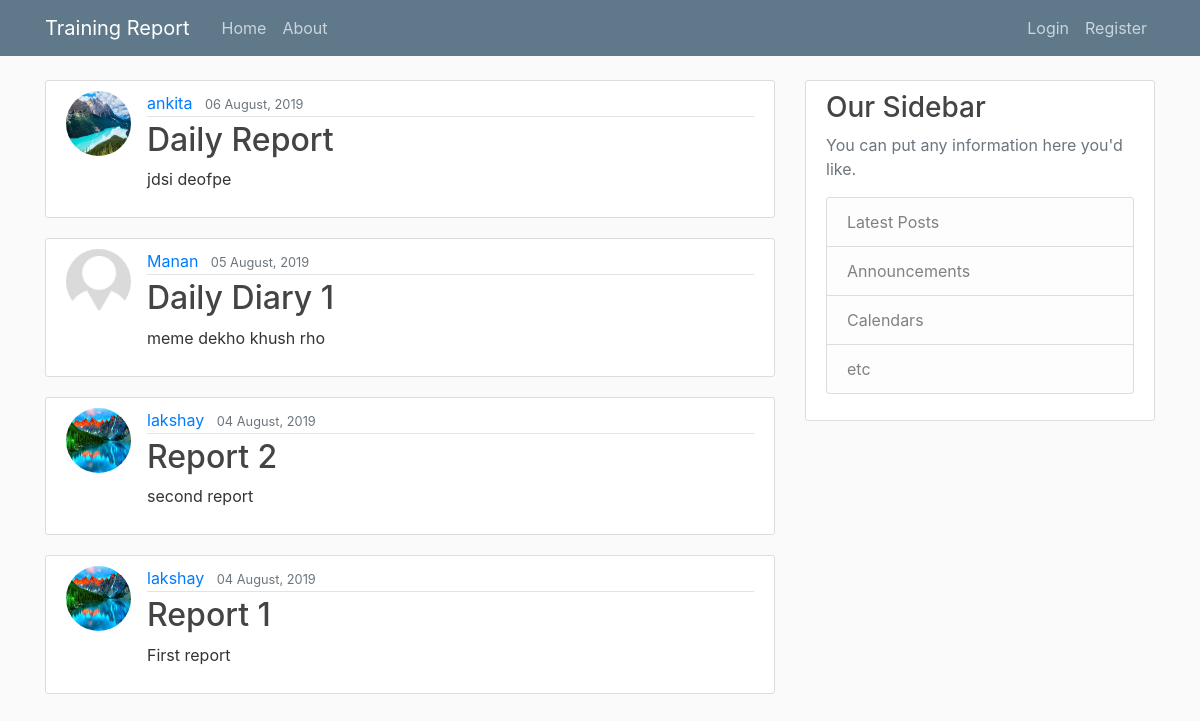
The page / on the database its author committed.
### report/models.py (models this page shows, shortened)
class Post(models.Model):
    title = models.CharField(max_length = 100)
    content = models.TextField()
    date_posted = models.DateTimeField(default = timezone.now)
    author = models.ForeignKey(User, on_delete = models.CASCADE)

### users/models.py (models this page shows, shortened)
class Profile(models.Model):
    user = models.OneToOneField(User, on_delete=models.CASCADE)
    image = models.ImageField(default='default.jpg', upload_to='profile_pics')

### report/views.py (the view)
# urls.py: path('', PostListView.as_view(), name = 'Report-Home'),
class PostListView(ListView):
    model = Post
    template_name = 'report/home.html'
    context_object_name = 'posts'
    ordering = ['-date_posted']
    paginate_by = 10

### report/templates/report/home.html (shortened to what this page needs)
{% extends "report/base.html" %}
{% block content %}
  {% for post in posts %}
      <article class="media content-section">
        <img class="rounded-circle article-img" src="{{ post.author.profile.image.url }}">
      <div class="media-body">
       <div class="article-metadata">
         <a class="mr-2" href="{%url 'User-posts' post.author.username %}">{{ post.author }}</a>
         <small class="text-muted">{{ post.date_posted|date:"d F, Y" }}</small>
       </div>
       <h2><a class="article-title" href="{% url 'Post-detail' post.id %}">{{ post.title }}</a></h2>
       <p class="article-content">{{ post.content }}</p>
      </div>
      </article>
  {% endfor %}
{% endblock content %}

### report/templates/report/base.html (shortened to what this page needs)
{% load static %}
<!DOCTYPE html>
<html lang="en" dir="ltr">
<head>
    <link rel="stylesheet" href="https://maxcdn.bootstrapcdn.com/bootstrap/4.0.0/css/bootstrap.min.css">
  <link rel="stylesheet" type="text/css" href="{% static 'report/main.css' %}">
</head>
  <body>
    <header class="site-header">
      <nav class="navbar navbar-expand-md navbar-dark bg-steel fixed-top">
        <div class="container">
          <a class="navbar-brand mr-4" href="/">Training Report</a>
          <div class="collapse navbar-collapse" id="navbarToggle">
            <div class="navbar-nav mr-auto">
              <a class="nav-item nav-link" href="{% url 'Report-Home' %}">Home</a>
              <a class="nav-item nav-link" href="{% url 'Report-About' %}">About</a>
            </div>
            <div class="navbar-nav">
              {% if user.is_authenticated %}
                <a class="nav-item nav-link" href="{% url 'Post-create' %}">New Report</a>
                <a class="nav-item nav-link" href="{% url 'profile' %}">Profile</a>
                <a class="nav-item nav-link" href="{% url 'logout' %}">Logout</a>
              {% else %}
                <a class="nav-item nav-link" href="{% url 'login' %}">Login</a>
                <a class="nav-item nav-link" href="{% url 'register' %}">Register</a>
              {% endif %}
            </div>
          </div>
        </div>
      </nav>
    </header>
    <main role="main" class="container">
     <div class="row">
       <div class="col-md-8">
         {% block content %}{% endblock %}
       </div>
       <div class="col-md-4">
         <div class="content-section">
           <h3>Our Sidebar</h3>
           <p class='text-muted'>You can put any information here you'd like.
             <ul class="list-group">
               <li class="list-group-item list-group-item-light">Latest Posts</li>
               <li class="list-group-item list-group-item-light">Announcements</li>
               <li class="list-group-item list-group-item-light">Calendars</li>
               <li class="list-group-item list-group-item-light">etc</li>
             </ul>
           </p>
         </div>
       </div>
     </div>
    </main>
  </body>
</html>

### report/static/report/main.css (style rules this page uses)
body { background: #fafafa; color: #333333; margin-top: 5rem; }
h1, h2, h3, h4, h5, h6 { color: #444444; }
ul { margin: 0; }
.bg-steel { background-color: #5f788a; }
.site-header .navbar-nav .nav-link { color: #cbd5db; }
.content-section { background: #ffffff; padding: 10px 20px; border: 1px solid #dddddd; border-radius: 3px; margin-bottom: 20px; }
.article-title { color: #444444; }
.article-content { white-space: pre-line; }
.article-img { height: 65px; width: 65px; margin-right: 16px; }
.article-metadata { padding-bottom: 1px; margin-bottom: 4px; border-bottom: 1px solid #e3e3e3 }

### rows shown on the page
Post: author.profile.image (picture), author "ankita", date_posted "06 August, 2019", title "Daily Report", content "jdsi deofpe"
Post: author.profile.image (placeholder picture), author "Manan", date_posted "05 August, 2019", title "Daily Diary 1", content "meme dekho khush rho"
Post: author.profile.image (picture), author "lakshay", date_posted "04 August, 2019", title "Report 2", content "second report"
Post: author.profile.image (picture), author "lakshay", date_posted "04 August, 2019", title "Report 1", content "First report"
